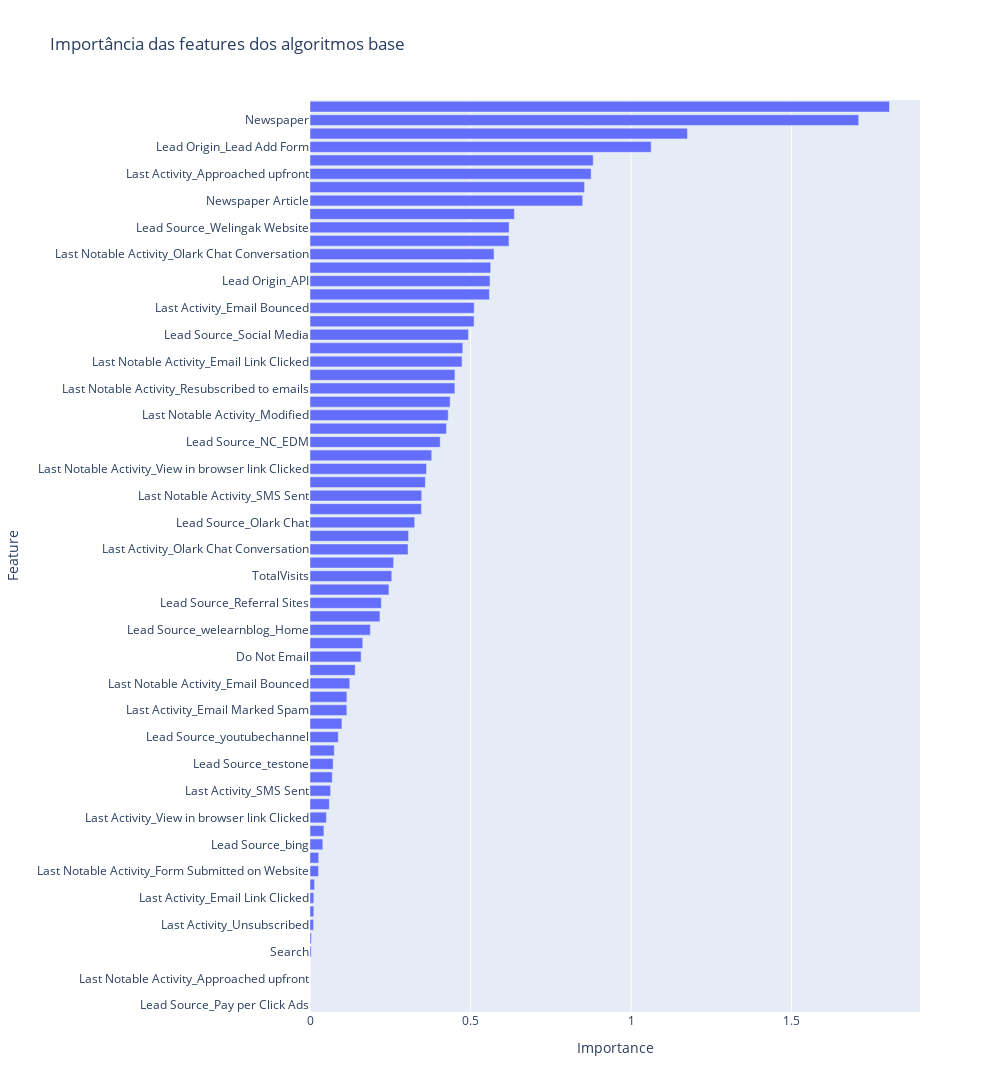

The code cell stored with this chart in its notebook:
### Code cell
# Mostrar o ranking de importância

fig = px.bar(
    df_feature_importances,
    x='Importance',
    y='Feature',
    orientation='h',
    title='Importância das features dos algoritmos base'
)

fig.update_layout(height=1280, width=1000)

fig.show()

### Figure 1 — Plotly figure (JSON) as saved in the notebook; plotly's stock layout.template omitted (floating-point values rounded to 4 significant figures)
{"data": [{"hovertemplate": "Importance=%{x}<br>Feature=%{y}<extra></extra>", "legendgroup": "", "marker": {"color": "#636efa", "pattern": {"shape": ""}}, "name": "", "orientation": "h", "showlegend": false, "textposition": "auto", "type": "bar", "x": [0.0, 0.0, 0.0, 0.0, 0.003799, 0.004356, 0.01105, 0.01173, 0.01182, 0.0142, 0.02664, 0.02714, 0.03994, 0.04337, 0.05118, 0.06023, 0.06413, 0.06927, 0.07206, 0.07559, 0.08811, 0.09942, 0.1148, 0.1148, 0.1238, 0.1408, 0.1592, 0.1643, 0.1879, 0.2179, 0.2222, 0.2458, 0.2547, 0.2603, 0.3053, 0.307, 0.3261, 0.347, 0.3479, 0.3593, 0.3628, 0.3791, 0.4055, 0.425, 0.4304, 0.4365, 0.4513, 0.4515, 0.4736, 0.4759, 0.4934, 0.5111, 0.5113, 0.5589, 0.5607, 0.5628, 0.5732, 0.6197, 0.6202, 0.6366, 0.8493, 0.8552, 0.8756, 0.882, 1.063, 1.176, 1.709, 1.805], "xaxis": "x", "y": ["Lead Source_Pay per Click Ads", "Lead Source_Live Chat", "Last Notable Activity_Approached upfront", "Last Activity_Visited Booth in Tradeshow", "Search", "Digital Advertisement", "Last Activity_Unsubscribed", "A free copy of Mastering The Interview", "Last Activity_Email Link Clicked", "Last Activity_Email Opened", "Last Notable Activity_Form Submitted on Website", "Last Notable Activity_Unsubscribed", "Lead Source_bing", "Lead Source_Google", "Last Activity_View in browser link Clicked", "Page Views Per Visit", "Last Activity_SMS Sent", "Lead Source_Organic Search", "Lead Source_testone", "Lead Origin_Lead Import", "Lead Source_youtubechannel", "Last Notable Activity_Email Received", "Last Activity_Email Marked Spam", "Last Notable Activity_Email Marked Spam", "Last Notable Activity_Email Bounced", "Lead Source_Reference", "Do Not Email", "Lead Source_Click2call", "Lead Source_welearnblog_Home", "Last Notable Activity_Page Visited on Website", "Lead Source_Referral Sites", "Lead Source_Direct Traffic", "TotalVisits", "Last Activity_Form Submitted on Website", "Last Activity_Olark Chat Conversation", "Lead Source_WeLearn", "Lead Source_Olark Chat", "Last Activity_Unreachable", "Last Notable Activity_SMS Sent", "Last Activity_Page Visited on Website", "Last Notable Activity_View in browser link Clicked", "Last Activity_Email Received", "Lead Source_NC_EDM", "Last Notable Activity_Email Opened", "Last Notable Activity_Modified", "Through Recommendations", "Last Notable Activity_Resubscribed to emails", "Last Activity_Resubscribed to emails", "Last Notable Activity_Email Link Clicked", "Lead Source_blog", "Lead Source_Social Media", "Lead Source_Facebook", "Last Activity_Email Bounced", "Last Activity_Had a Phone Conversation", "Lead Origin_API", "Lead Origin_Landing Page Submission", "Last Notable Activity_Olark Chat Conversation", "Last Notable Activity_Had a Phone Conversation", "Lead Source_Welingak Website", "Last Activity_Converted to Lead", "Newspaper Article", "Total Time Spent on Website", "Last Activity_Approached upfront", "Last Notable Activity_Unreachable", "Lead Origin_Lead Add Form", "Do Not Call", "Newspaper", "X Education Forums"], "yaxis": "y"}], "layout": {"barmode": "relative", "height": 1280, "legend": {"tracegroupgap": 0}, "title": {"text": "Importância das features dos algoritmos base"}, "width": 1000, "xaxis": {"anchor": "y", "domain": [0, 1], "title": {"text": "Importance"}}, "yaxis": {"anchor": "x", "domain": [0, 1], "title": {"text": "Feature"}}}}
